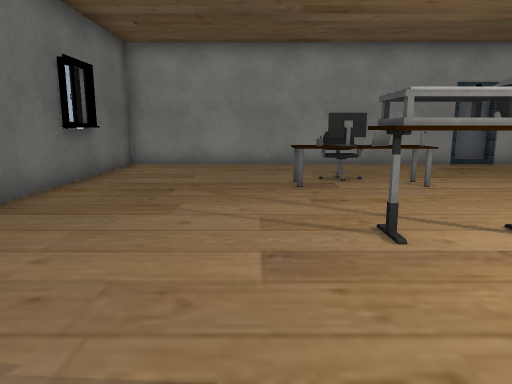
[1] (above)

12 first-person views from a walk through a 3-D level made in the Unity game engine. The camera is 1.2 m above the floor, tilts 10° down and sees 70° across. The floor is counted in squares, 1 m on a side. Each view is taken from the middle of a square. On the plan, view 1 faces up. The plan holds only what a view shows up to about 15 squares ahead; the rest is blank. The place goes on beyond the plan. The player character is not drawn. Door leaves are left out, so doorways stand open. Some surface patterns are stand-ins.

[2]
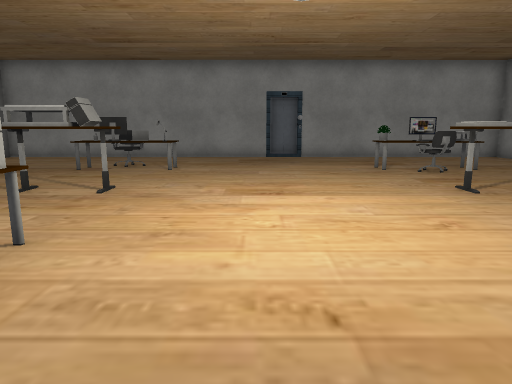

[3]
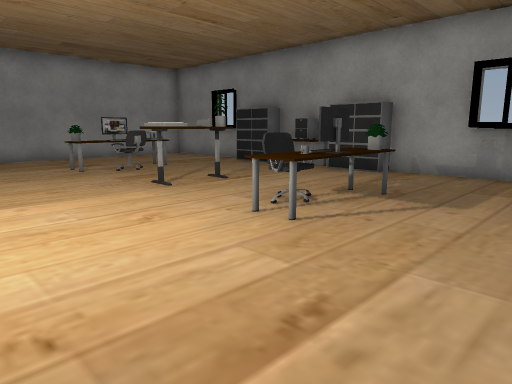

[4]
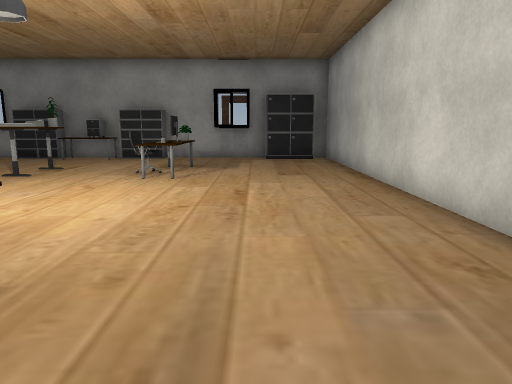

[5]
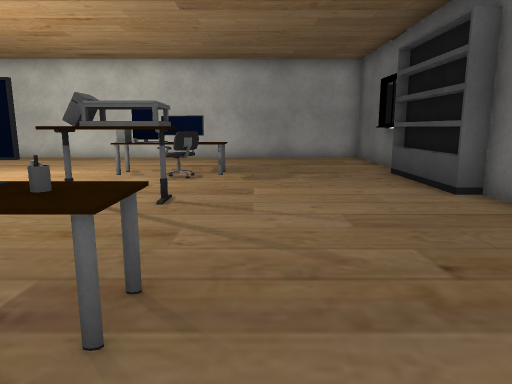

[6]
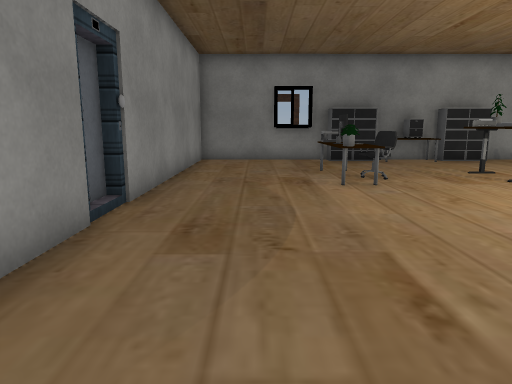

[7]
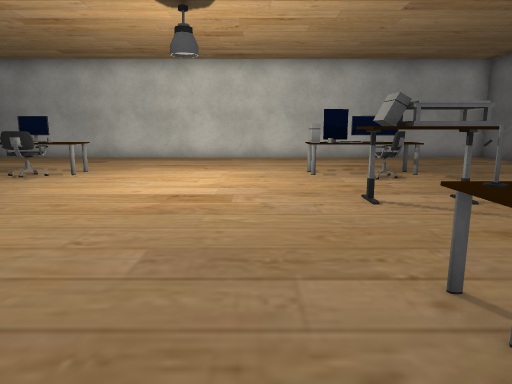

[8]
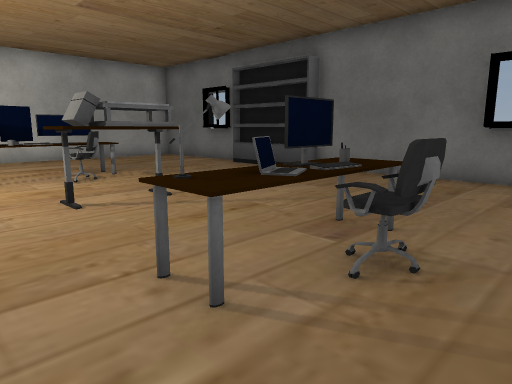

[9]
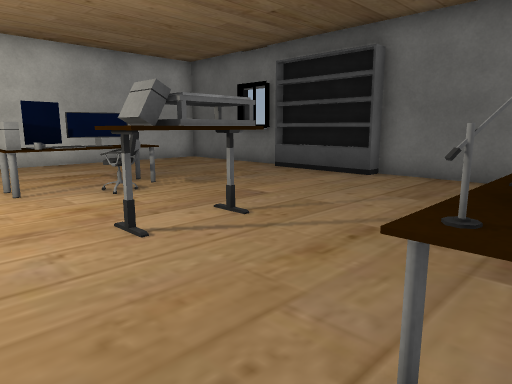

[10]
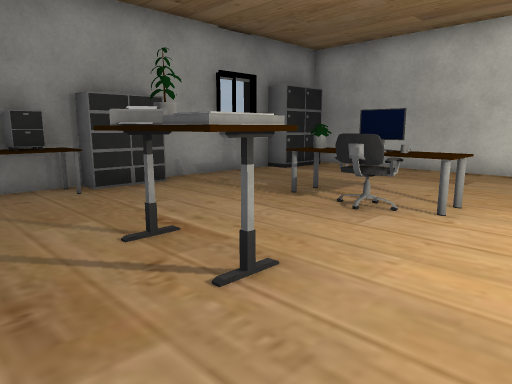

[11]
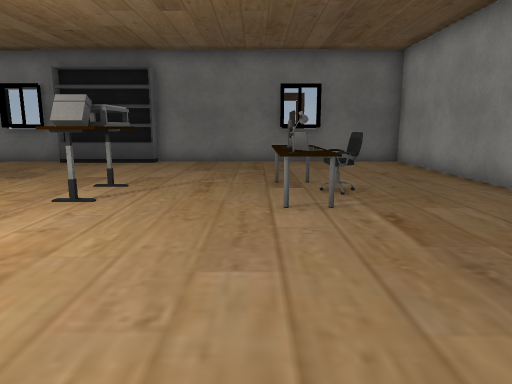

[12]
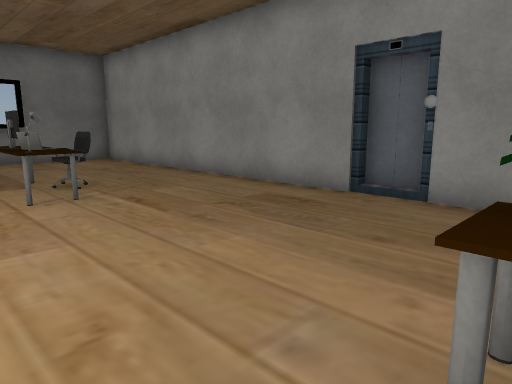

### Floor plan
Points are (right, up) in squares from view 1. A wall is a line through its corners. A room is listed if a view was taken in it or the views show most of it. See-through windows are left out.
Room 1 (views 1, 2, 3, 4, 5, 6, 7, 8, 9, 10, 11, 12)
walls: (6.6, 12.1) (-4.1, 12.1) (-4.1, 3.5); (15.9, 3.1) (15.9, 5.8); (15.9, 7.5) (15.9, 12.1) (8.4, 12.1); (-4.1, 0) (-4.1, -4.8) (15.9, -4.8) (15.9, -4.2); (15.9, -2.5) (15.9, 1.5)
objects: shelf (-4, 3); other object (1, 0); chair (1, 1) to (2, 1); other object (1, 4) to (2, 4); other object (1, 7) to (4, 8); other object (1, 8); monitor (2, 0); keyboard (2, 8); chair (2, 9); other object (3, 0); other object (3, 1); computer (3, 4); laptop (3, 8); computer (4, 0); other object (4, 1); other object (8, 12); other object (10, 0); chair (10, 1) to (11, 1); other object (10, 4); other object (10, 7); other object (10, 8); monitor (11, 0); printer (11, 4) to (12, 4); chair (11, 7); monitor (11, 8); other object (11, 9); other object (12, 0); other object (12, 1); other object (12, 7); other object (12, 8); other object (15, -4) to (16, -3); shelf (15, 2) to (16, 3); other object (15, 4) to (16, 4); other object (15, 5); shelf (15, 6) to (16, 7)

Positions as (right, up) in squares from view 1, and headings:
1: (0, 0), facing up
2: (6, -3), facing up
3: (6, -3), facing up-right
4: (1, -2), facing right
5: (0, 10), facing down
6: (2, 10), facing right
7: (5, 10), facing down
8: (5, 10), facing down-left
9: (5, 8), facing down-left
10: (8, 6), facing down-right
11: (9, 7), facing left
12: (10, 6), facing up-left
